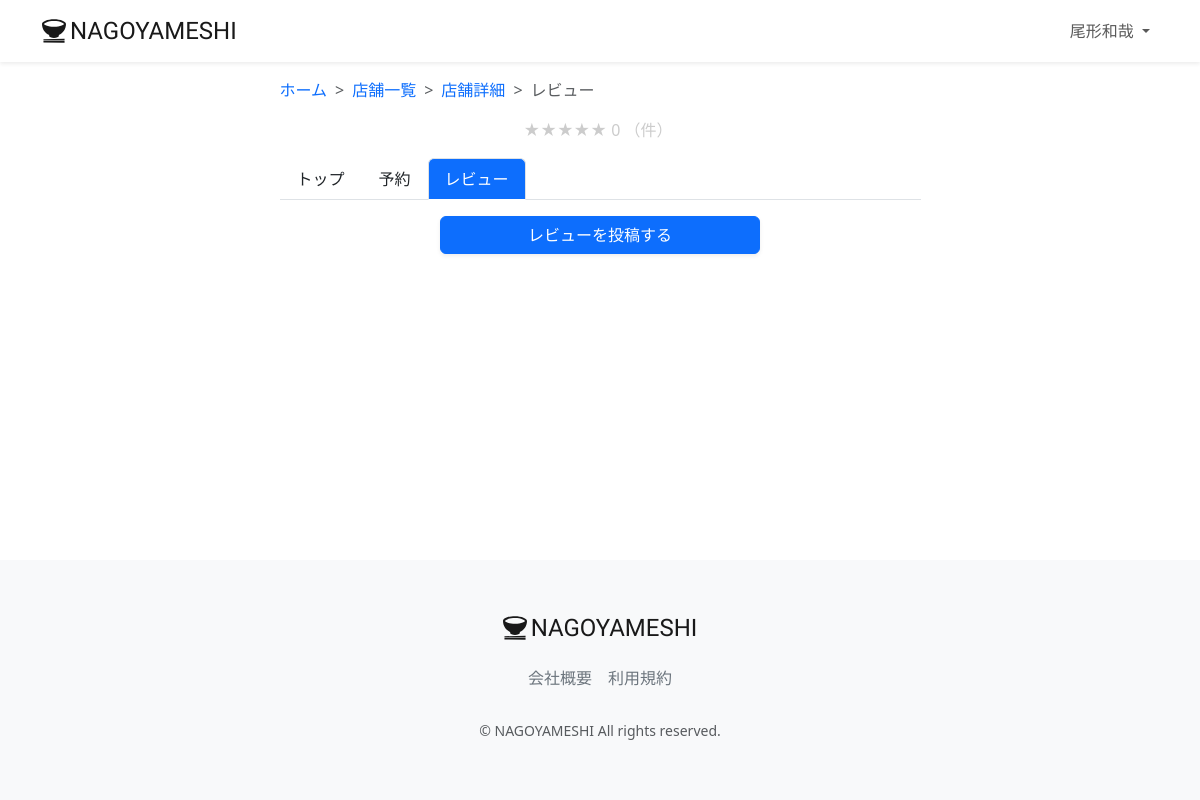
/review-list/1/ (signed in), run on an earlier commit of the app's database.
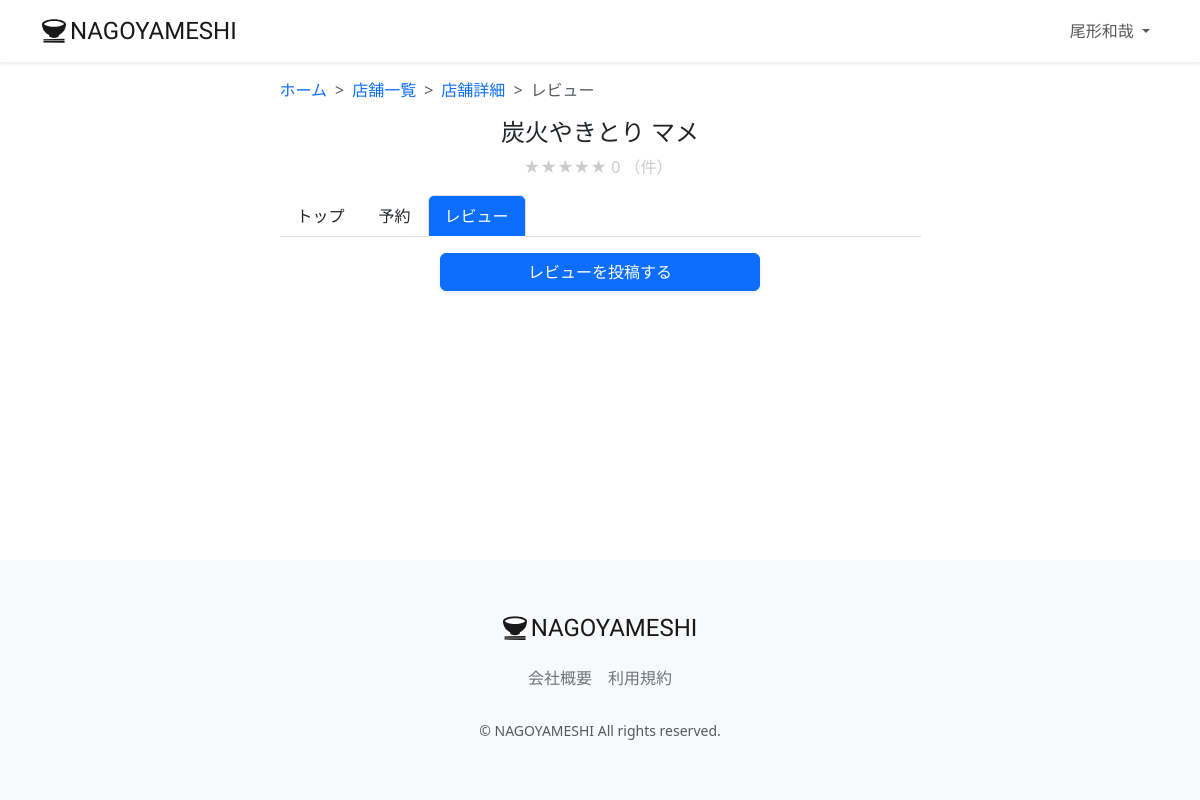
And on a later commit of the database.
### restaurant/models.py (models this page shows, shortened)
class Restaurant(models.Model):
    name = models.CharField(verbose_name='店舗名', max_length=64)
    description = models.CharField(verbose_name='説明', max_length=128)
    price = models.CharField(verbose_name='価格帯', max_length=32)
    zip_code = models.CharField(verbose_name='郵便番号', max_length=32)
    address = models.CharField(verbose_name='住所', max_length=128)
    business_time = models.CharField(verbose_name='営業時間', max_length=64)
    close_day_of_week = models.CharField(verbose_name='定休日', max_length=32)
    seats_number = models.CharField(verbose_name='座席数', max_length=32)
    category = models.ForeignKey(Category, verbose_name='カテゴリー', on_delete=models.PROTECT)
    rate = models.FloatField(verbose_name='レート', default=0.0)
    review_num = models.IntegerField(verbose_name='レビュー数', default=0)
    reservation_num = models.IntegerField(verbose_name='予約数', default=0)
    photo = models.ImageField(verbose_name='写真', blank=True, null=True)
    created_at = models.DateTimeField(verbose_name='作成日時', auto_now_add=True)
    updated_at = models.DateTimeField(verbose_name='更新日時', auto_now=True)
    class Meta:
        verbose_name_plural = 'Restaurant'

### restaurant/views.py (the view)
# urls.py: path('review-list/<int:pk>/', views.ReviewListView.as_view(), name="review_list"),
class ReviewListView(generic.ListView):
    template_name = "review/review_list.html"
    model = models.Review
    restaurant_id = None
    ordering = ['-created_at']
    paginate_by = 5
    def get_queryset(self):
        restaurant_id = self.kwargs['pk']
        queryset = super(ReviewListView, self).get_queryset().order_by('-rate')
        return queryset.filter(restaurant=restaurant_id)
    def get_context_data(self, **kwargs):
        pk = self.kwargs['pk']
        context = super(ReviewListView, self).get_context_data(**kwargs)
        restaurant = models.Restaurant.objects.filter(id=pk).first()
        is_posted = models.Review.objects.filter(user=self.request.user).filter(restaurant=restaurant).exists()
        average_rate = models.Review.objects.filter(restaurant=restaurant).aggregate(Avg('rate'))
        average_rate = average_rate['rate__avg'] if average_rate['rate__avg'] is not None else 0
        average_rate = round(average_rate, 2)
        if average_rate % 1 == 0:
            average_rate_star = int(average_rate)
        else:
            average_rate_star = round(average_rate * 2) / 2
        context.update({
            'restaurant': restaurant,
            'is_posted': is_posted,
            'average_rate': average_rate,
            'average_rate_star': average_rate_star,
        })
        return context

### restaurant/templates/review/review_list.html (shortened to what this page needs)
{% extends 'base.html' %}
{% load static %}
{% block content %}
<main>
  <div class="container nagoyameshi-container pb-5">
    <div class="row justify-content-center">
      <div class="col-xxl-6 col-xl-7 col-lg-8 col-md-10">
        <nav class="my-3" style="--bs-breadcrumb-divider: '>';" aria-label="breadcrumb">
          <ol class="breadcrumb mb-0">
            <li class="breadcrumb-item">
              <a href="{% url 'top_page' %}">ホーム</a>
            </li>
            <li class="breadcrumb-item">
              <a href="{% url 'restaurant_list' %}?keyword=&button_type=keyword">店舗一覧</a>
            </li>
            <li class="breadcrumb-item">
              <a href="{% url 'restaurant_detail' restaurant.id %}">店舗詳細</a>
            </li>
            <li class="breadcrumb-item active" aria-current="page">レビュー</li>
          </ol>
        </nav>
        <h1 class="mb-2 text-center">{{ restaurant.name }}</h1>
        <p class="text-center">
          <span class="star-rating me-1" data-rate="{{ average_rate_star }}">
            {{ average_rate }} （{{ rate_count }}件）
          </span>
        </p>
        <ul class="nav nav-tabs mb-3">
          <li class="nav-item">
            <a class="nav-link link-dark" href="{% url 'restaurant_detail' restaurant.id %}">トップ</a>
          </li>
          <li class="nav-item">
            <a class="nav-link link-dark" href="{% url 'reservation_create' restaurant.id %}">予約</a>
          </li>
          <li class="nav-item">
            <a class="nav-link active bg-primary text-white" aria-current="page" href="{% url 'review_list' restaurant.id %}">レビュー</a>
          </li>
        </ul>
        {% if not is_posted %}
        <div class="text-center mt-3">
          <a href="{% url 'review_create' restaurant.id %}" class="btn btn-primary text-white shadow-sm w-50">レビューを投稿する</a>
        </div>
        {% endif %}
      </div>
    </div>
  </div>
</main>
{% endblock content %}

What changed in the data, as far as the page shows it:
added Restaurant: name "炭火やきとり マメ"
